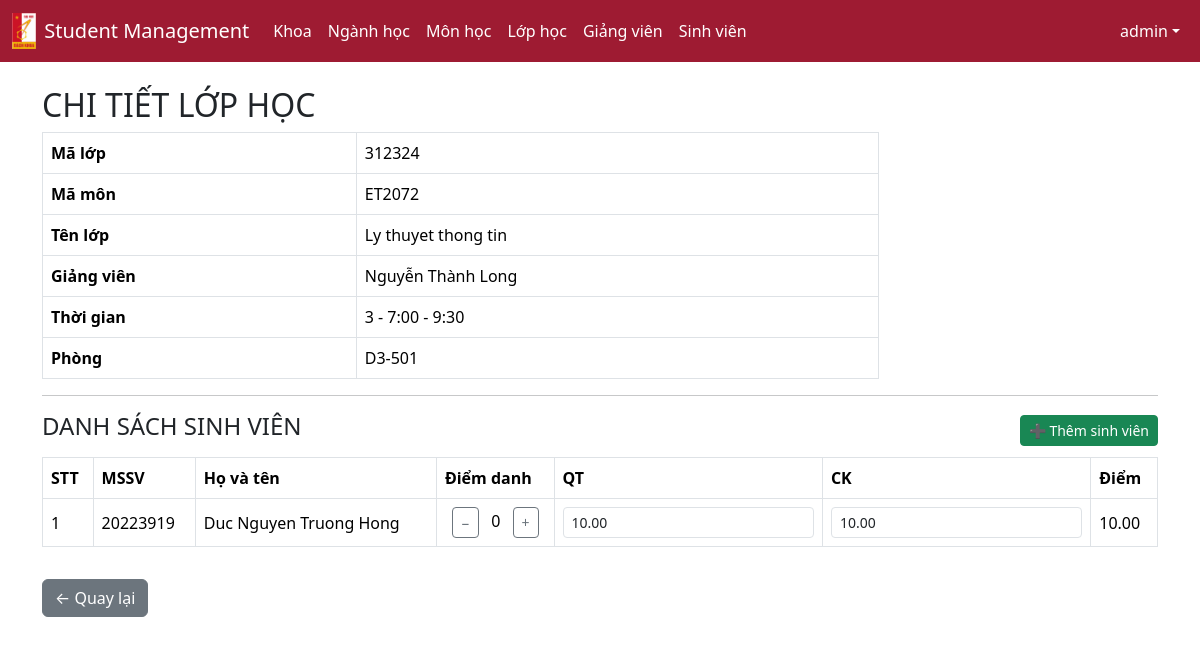
The app's page /student_management/classes/view.php?class_id=4 (signed in) with its own data.
### tables this page shows
CREATE TABLE `classes` (
  `id` int(11) NOT NULL,
  `code` varchar(20) NOT NULL,
  `course_code` varchar(20) DEFAULT NULL,
  `lecturer_id` int(11) DEFAULT NULL,
  `name` varchar(100) NOT NULL,
  `class_time` varchar(50) DEFAULT NULL,
  `class_day` varchar(20) DEFAULT NULL,
  `room` varchar(50) DEFAULT NULL
);

CREATE TABLE `lecturers` (
  `id` int(11) NOT NULL,
  `lecturer_code` varchar(20) NOT NULL,
  `full_name` varchar(100) NOT NULL,
  `email` varchar(100) DEFAULT NULL,
  `department_id` int(11) NOT NULL,
  `unit` varchar(100) DEFAULT NULL,
  `position` varchar(100) DEFAULT NULL
);

CREATE TABLE `class_students` (
  `id` int(11) NOT NULL,
  `class_id` int(11) NOT NULL,
  `student_id` int(11) NOT NULL,
  `attendance` int(11) DEFAULT 0,
  `qt` decimal(4,2) DEFAULT NULL,
  `ck` decimal(4,2) DEFAULT NULL,
  `total` decimal(4,2) DEFAULT NULL
);

CREATE TABLE `students` (
  `id` int(11) NOT NULL,
  `student_code` varchar(20) NOT NULL,
  `major_id` int(11) DEFAULT NULL,
  `birth_date` date NOT NULL,
  `email` varchar(150) NOT NULL,
  `full_name` varchar(100) DEFAULT NULL,
  `major_class` varchar(100) DEFAULT NULL,
  `department_id` int(11) DEFAULT NULL,
  `avatar` varchar(255) DEFAULT NULL,
  `gender` enum('Nam','Nữ','Khác') DEFAULT NULL,
  `phone` varchar(20) DEFAULT NULL,
  `cohort` varchar(10) DEFAULT NULL,
  `hometown` varchar(255) DEFAULT NULL
);

### student_management/classes/view.php (the view, shortened to what this page needs)
<?php
require "../config/db.php";
$class_id = $_GET['class_id'];
$stmt = $conn->prepare("
    SELECT
        c.code,
        c.course_code,
        c.name,
        c.class_day,
        c.class_time,
        c.room,
        l.full_name AS lecturer_name
    FROM classes c
    LEFT JOIN lecturers l ON c.lecturer_id = l.id
    WHERE c.id = ?
");
$stmt->execute([$class_id]);
$class = $stmt->fetch(PDO::FETCH_ASSOC);
$stmt = $conn->prepare("
    SELECT
        cs.id AS cs_id,
        s.student_code,
        s.full_name,
        cs.attendance,
        cs.qt,
        cs.ck,
        cs.total
    FROM class_students cs
    JOIN students s ON cs.student_id = s.id
    WHERE cs.class_id = ?
    ORDER BY s.full_name
");
$stmt->execute([$class_id]);
$students = $stmt->fetchAll(PDO::FETCH_ASSOC);
?>
<!DOCTYPE html>
<html lang="vi">
<head>
<link href="https://cdn.jsdelivr.net/npm/bootstrap@5.3.2/dist/css/bootstrap.min.css" rel="stylesheet">
</head>
<body>
<?php include "../includes/navbar.php"; ?>
<div class="container mt-4">
<h2>CHI TIẾT LỚP HỌC</h2>
<table class="table table-bordered w-75">
<tr><th>Mã lớp</th><td><?= htmlspecialchars($class['code']) ?></td></tr>
<tr><th>Mã môn</th><td><?= htmlspecialchars($class['course_code']) ?></td></tr>
<tr><th>Tên lớp</th><td><?= htmlspecialchars($class['name']) ?></td></tr>
<tr><th>Giảng viên</th><td><?= htmlspecialchars($class['lecturer_name'] ?? '—') ?></td></tr>
<tr><th>Thời gian</th><td><?= htmlspecialchars($class['class_day']) ?> - <?= htmlspecialchars($class['class_time']) ?></td></tr>
<tr><th>Phòng</th><td><?= htmlspecialchars($class['room']) ?></td></tr>
</table>
<hr>
<div class="d-flex justify-content-between align-items-center mb-2">
<h4>DANH SÁCH SINH VIÊN</h4>
<button class="btn btn-success btn-sm" data-bs-toggle="modal" data-bs-target="#addStudentModal">
➕ Thêm sinh viên
</button>
</div>
<table class="table table-bordered table-hover align-middle">
<thead>
<tr>
<th>STT</th>
<th>MSSV</th>
<th>Họ và tên</th>
<th>Điểm danh</th>
<th>QT</th>
<th>CK</th>
<th>Điểm</th>
</tr>
</thead>
<tbody>
<?php if (!$students): ?>
<tr><td colspan="7" class="text-center text-muted">Chưa có sinh viên</td></tr>
<?php else: $stt=1; foreach ($students as $s): ?>
<tr>
<td><?= $stt++ ?></td>
<td><?= htmlspecialchars($s['student_code']) ?></td>
<td><?= htmlspecialchars($s['full_name']) ?></td>
<td class="text-center">
<button class="btn btn-sm btn-outline-secondary minus" data-id="<?= $s['cs_id'] ?>">−</button>
<span id="att-<?= $s['cs_id'] ?>" class="mx-2"><?= $s['attendance'] ?></span>
<button class="btn btn-sm btn-outline-secondary plus" data-id="<?= $s['cs_id'] ?>">+</button>
</td>
<td><input type="number" step="0.1" class="form-control form-control-sm qt"
data-id="<?= $s['cs_id'] ?>" value="<?= $s['qt'] ?>"></td>
<td><input type="number" step="0.1" class="form-control form-control-sm ck"
data-id="<?= $s['cs_id'] ?>" value="<?= $s['ck'] ?>"></td>
<td id="total-<?= $s['cs_id'] ?>"><?= $s['total'] ?></td>
</tr>
<?php endforeach; endif; ?>
</tbody>
</table>
<a href="index.php" class="btn btn-secondary mt-3">← Quay lại</a>
</div>
</body>
</html>

### records on screen
classes: code "312324", course_code "ET2072", name "Ly thuyet thong tin", lecturer.full_name "Nguyễn Thành Long", class_day "3", class_time "7:00 - 9:30", room "D3-501"
class_students: student.student_code "20223919", student.full_name "Duc Nguyen Truong Hong", attendance "0", qt "10.00", ck "10.00", total "10.00"

### other values on screen
$_SESSION['full_name'] "admin"
